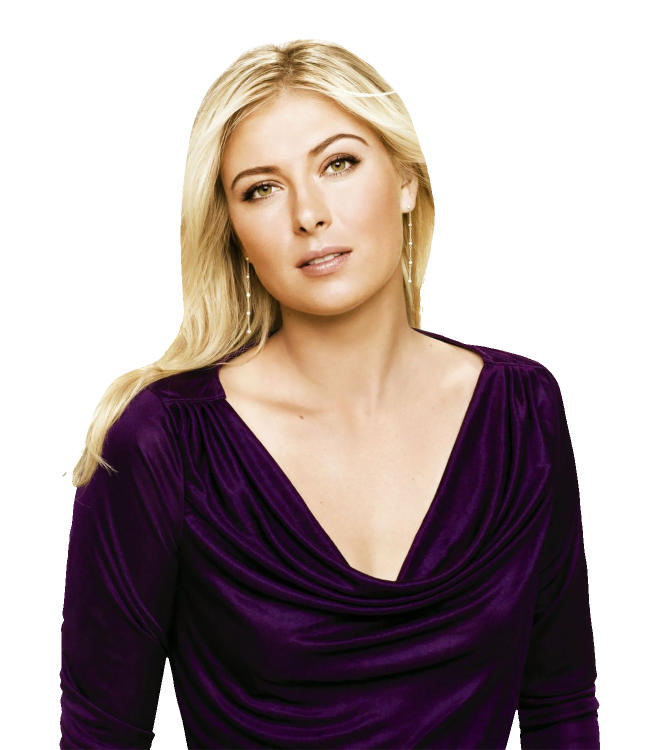
//> input picture image/Maria_Sharapova.png, 1332 x 1499 px (shown at 1/2 size)
$ ./Face_detection   (built with g++ and OpenCV 4)
//> lines starting //> are read from the running program, lines starting //| are printed output that depends on the picture; after the words box and inside, x2 and y2 are one past the last pixel; in counts of white or black regions, pixels touching at a corner belong together


///////////////  Face detection from Images  //////////////////////

// original documents: https://www.youtube.com/watch?v=2FYm3GOonhk&t=1357s
//  https://www.computervision.zone/topic/chapter-8-face-detection/


#include <opencv2/imgcodecs.hpp>
#include <opencv2/highgui.hpp>
#include <opencv2/imgproc.hpp>
#include <opencv2/objdetect.hpp>
#include <iostream>

using namespace cv;
using namespace std;


void main() {

	string path = "E:/C++project/webimage/Project2/Resources12/Maria_Sharapova.png";
	Mat img = imread(path);
//> img is the input picture: 1499 rows x 1332 cols, CV_8UC3; mean B, G, R 160.2, 161.3, 174.9

	CascadeClassifier faceCascade;
	faceCascade.load("Resources12/haarcascade_frontalface_default.xml");

	if (faceCascade.empty()) { cout << "XML file not loaded" << endl; }

	vector<Rect> faces;
	faceCascade.detectMultiScale(img, faces, 1.1, 10);
//> faces = 1 Rect (x, y, width, height): [400, 182, 433, 433]

	for (int i = 0; i < faces.size(); i++)
	{
		rectangle(img, faces[i].tl(), faces[i].br(), Scalar(255, 0, 255), 10); // .tl--> top left and .br --> bottom right
	}
//> this loop made 1 pass
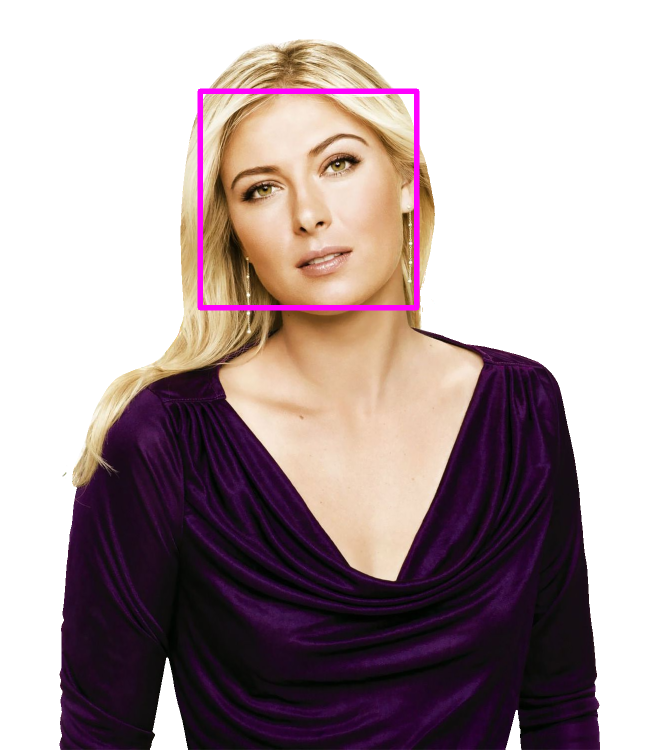
//> img: 1499 rows x 1332 cols, CV_8UC3 (shown at 1/2 size); 0.95% of pixels changed, all inside (x1, y1, x2, y2) = (395, 177, 839, 621)

	imshow("Image", img);

	//// Crop Face Detected image:
	Mat imgCrop, imgResize;
	Rect roi(150, 20, 900, 700);  // Defined rectangle co-ordinate
	imgCrop = img(roi);
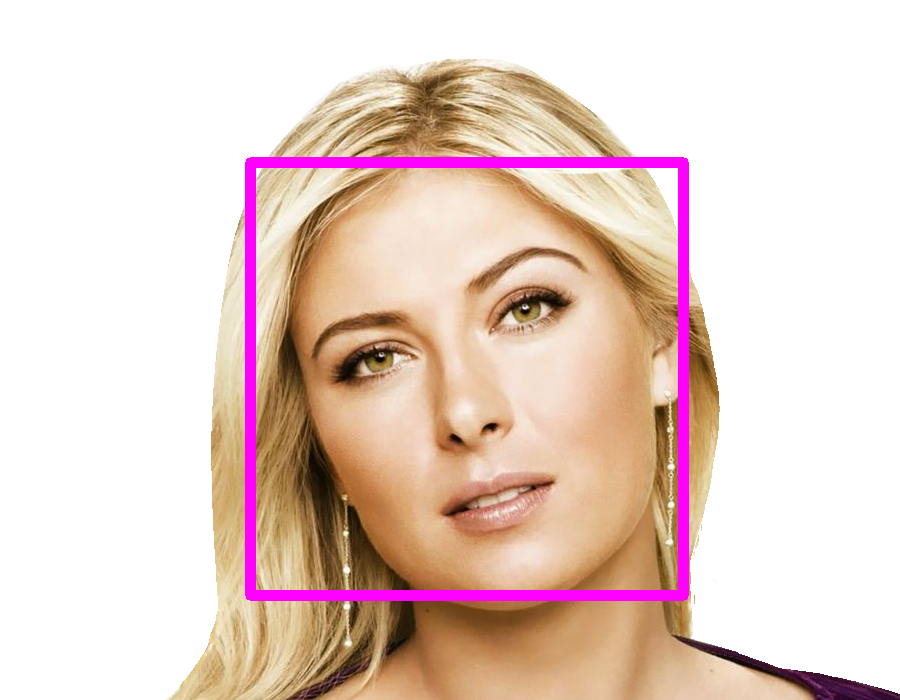
//> imgCrop: 700 rows x 900 cols, CV_8UC3; mean B, G, R 200.1, 208.7, 231.7
	resize(imgCrop, imgResize, Size(), 0.5, 0.5);
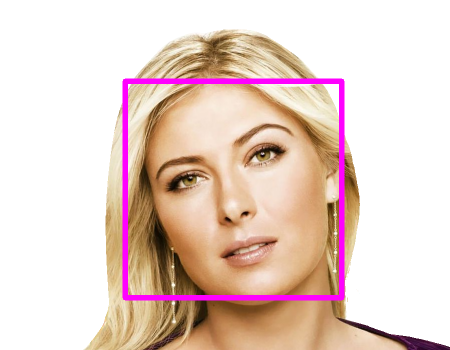
//> imgResize: 350 rows x 450 cols, CV_8UC3; mean B, G, R 200.2, 208.8, 231.8

	imshow("Crop_image", imgResize);
	//imwrite("Face_detected_image.png", imgResize);
	waitKey(0);
}
